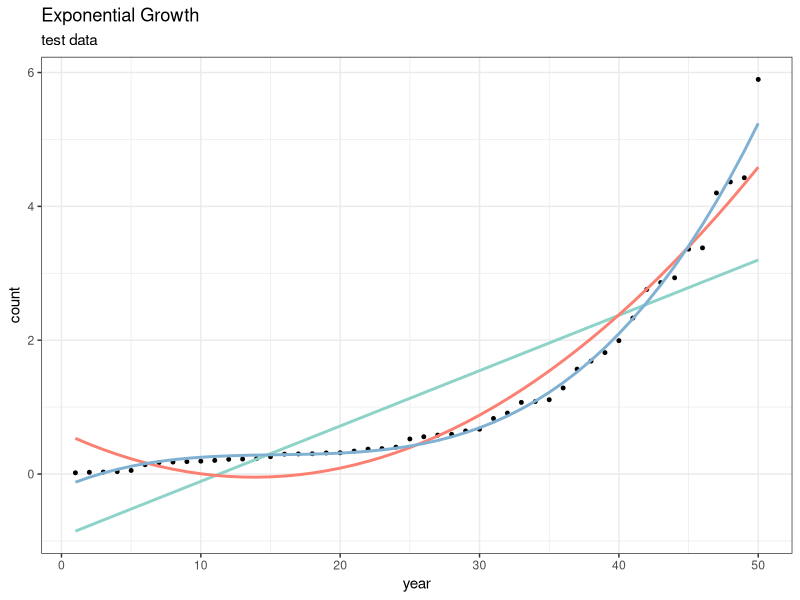

Reproduce this figure in R.
## ---- chunk 1
knitr::opts_chunk$set(echo = TRUE)
## ---- chunk 2
library("ggplot2")

# generate a really small set of test data for fitting curves
COUNT = 50 # how many units we want to observe (in our case years)

#creating some fake data by drawing from rexp and sorting, because we assume our GitHub data will be slightly noisy and weird, but roughly exponential 
# though I also predict a plateau effect (waiting on GHTorrent access)
data = data.frame(seq(from=1,to=COUNT),sort(rexp(COUNT)))
colnames(data) <- c("year","count")


linear_fit <- lm(data$count~data$year)
second_polynomial <- lm(data$count~poly(data$year,2,raw=TRUE))
third_polynomial <- lm(data$count~poly(data$year,3,raw=TRUE))

# testing out different shapes, from linear to third-order polynomial
data$linear <- predict(linear_fit,data.frame(x=data$year))
data$second_polynomial <- predict(second_polynomial, data.frame(x=data$year)) 
data$third_polynomial <- predict(third_polynomial, data.frame(x=data$year)) 

#ggplot those curves
plt <- ggplot(aes(year,count),data=data)+
  geom_point(size=1)+
  ggtitle("Exponential Growth","test data")+
  geom_line(aes(year,linear),color="#8DD3C7",size=1)+
  geom_line(aes(year,second_polynomial),color="#FB8072",size=1)+
  geom_line(aes(year,third_polynomial),color="#80B1D3",size=1)+
  theme_bw()
plt

anova(second_polynomial,third_polynomial)



